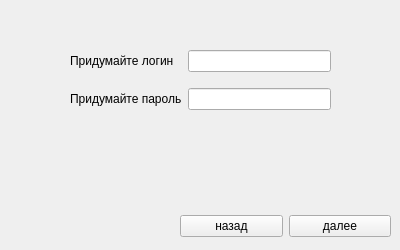
<?xml version="1.0" encoding="UTF-8"?>
<ui version="4.0">
 <class>Registration</class>
 <widget class="QWidget" name="Registration">
  <property name="geometry">
   <rect>
    <x>0</x>
    <y>0</y>
    <width>400</width>
    <height>250</height>
   </rect>
  </property>
  <property name="windowTitle">
   <string>Form</string>
  </property>
  <widget class="QWidget" name="gridLayoutWidget">
   <property name="geometry">
    <rect>
     <x>70</x>
     <y>40</y>
     <width>261</width>
     <height>80</height>
    </rect>
   </property>
   <layout class="QGridLayout" name="gridLayout">
    <item row="1" column="0">
     <widget class="QLabel" name="label_2">
      <property name="text">
       <string>Придумайте пароль</string>
      </property>
     </widget>
    </item>
    <item row="0" column="1">
     <widget class="QLineEdit" name="user_name"/>
    </item>
    <item row="1" column="1">
     <widget class="QLineEdit" name="password"/>
    </item>
    <item row="0" column="0">
     <widget class="QLabel" name="label">
      <property name="text">
       <string>Придумайте логин</string>
      </property>
     </widget>
    </item>
   </layout>
  </widget>
  <widget class="QWidget" name="">
   <property name="geometry">
    <rect>
     <x>180</x>
     <y>210</y>
     <width>211</width>
     <height>32</height>
    </rect>
   </property>
   <layout class="QHBoxLayout" name="horizontalLayout">
    <item>
     <widget class="QPushButton" name="backButton">
      <property name="text">
       <string>назад</string>
      </property>
     </widget>
    </item>
    <item>
     <widget class="QPushButton" name="nextButton">
      <property name="text">
       <string>далее</string>
      </property>
     </widget>
    </item>
   </layout>
  </widget>
 </widget>
 <resources/>
 <connections/>
</ui>
